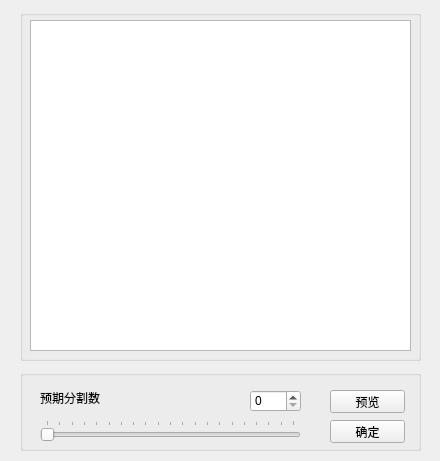
<?xml version="1.0" encoding="UTF-8"?>
<ui version="4.0">
 <class>DialogSegmentPreview</class>
 <widget class="QWidget" name="DialogSegmentPreview">
  <property name="geometry">
   <rect>
    <x>0</x>
    <y>0</y>
    <width>440</width>
    <height>461</height>
   </rect>
  </property>
  <property name="windowTitle">
   <string>DialogSegmentPreview</string>
  </property>
  <widget class="QGroupBox" name="groupBox">
   <property name="geometry">
    <rect>
     <x>20</x>
     <y>10</y>
     <width>401</width>
     <height>351</height>
    </rect>
   </property>
   <property name="title">
    <string/>
   </property>
   <widget class="QGraphicsView" name="regImageColorretView">
    <property name="geometry">
     <rect>
      <x>10</x>
      <y>10</y>
      <width>381</width>
      <height>331</height>
     </rect>
    </property>
   </widget>
  </widget>
  <widget class="QGroupBox" name="groupBox_2">
   <property name="geometry">
    <rect>
     <x>20</x>
     <y>370</y>
     <width>401</width>
     <height>81</height>
    </rect>
   </property>
   <property name="title">
    <string/>
   </property>
   <widget class="QSlider" name="expectedPatchesNumSlider">
    <property name="geometry">
     <rect>
      <x>20</x>
      <y>50</y>
      <width>261</width>
      <height>21</height>
     </rect>
    </property>
    <property name="maximum">
     <number>200</number>
    </property>
    <property name="orientation">
     <enum>Qt::Horizontal</enum>
    </property>
    <property name="tickPosition">
     <enum>QSlider::TicksAbove</enum>
    </property>
   </widget>
   <widget class="QLabel" name="label">
    <property name="geometry">
     <rect>
      <x>20</x>
      <y>20</y>
      <width>71</width>
      <height>16</height>
     </rect>
    </property>
    <property name="text">
     <string>预期分割数</string>
    </property>
   </widget>
   <widget class="QPushButton" name="PreviewSegmentImageBtn">
    <property name="geometry">
     <rect>
      <x>310</x>
      <y>20</y>
      <width>75</width>
      <height>23</height>
     </rect>
    </property>
    <property name="text">
     <string>预览</string>
    </property>
   </widget>
   <widget class="QSpinBox" name="expectedPatchesNumspinBox">
    <property name="geometry">
     <rect>
      <x>230</x>
      <y>20</y>
      <width>51</width>
      <height>22</height>
     </rect>
    </property>
   </widget>
   <widget class="QPushButton" name="OKSegmentPreviewImageBtn">
    <property name="geometry">
     <rect>
      <x>310</x>
      <y>50</y>
      <width>75</width>
      <height>23</height>
     </rect>
    </property>
    <property name="text">
     <string>确定</string>
    </property>
   </widget>
  </widget>
 </widget>
 <layoutdefault spacing="6" margin="11"/>
 <resources/>
 <connections/>
</ui>
